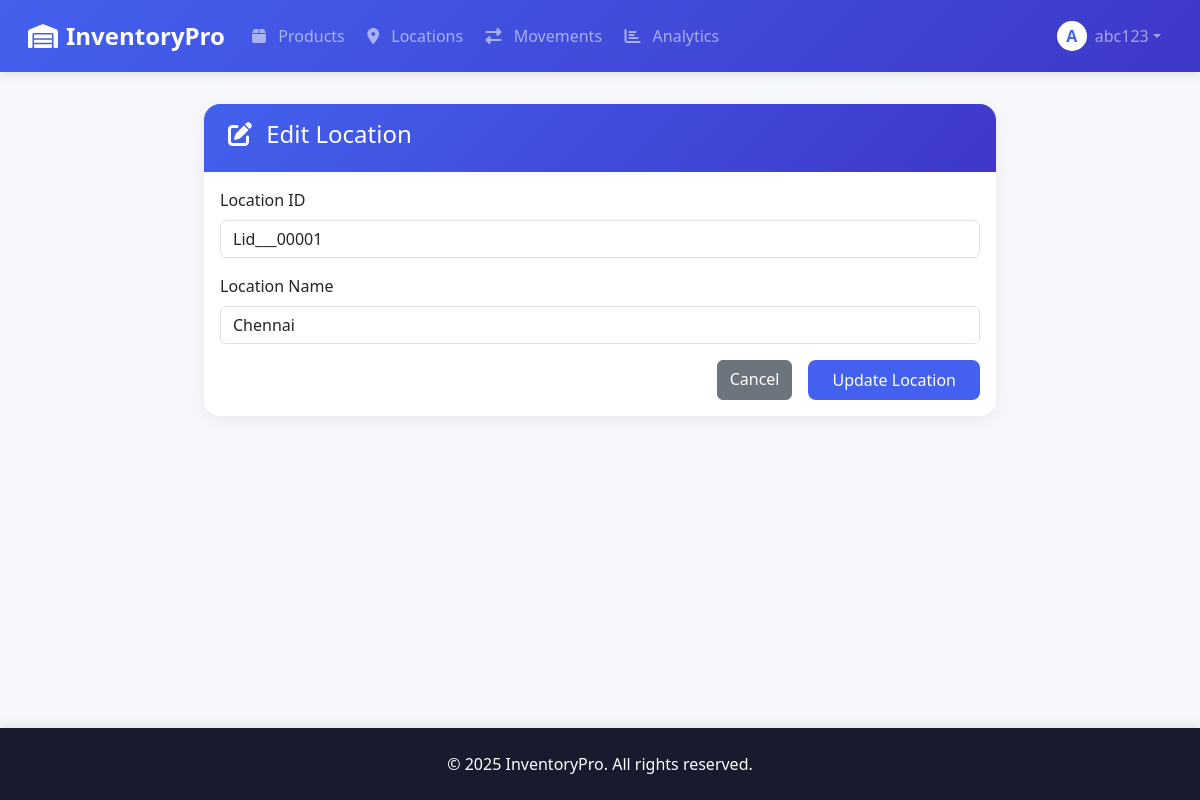
The page /edit_location/Lid___00001 (signed in) on the database its author committed.
### app.py (models this page shows, shortened)
class User(UserMixin, db.Model):
    id = db.Column(db.Integer, primary_key=True)
    username = db.Column(db.String(50), unique=True, nullable=False)
    password_hash = db.Column(db.String(128))
    is_admin = db.Column(db.Boolean, default=False)
    created_at = db.Column(db.DateTime, default=datetime.utcnow)

class Location(db.Model):
    location_id = db.Column(db.String(50), primary_key=True)
    name = db.Column(db.String(100), nullable=False)

### app.py (the view, shortened to what this page needs)
@app.route('/edit_location/<location_id>', methods=['GET', 'POST'])
@login_required
def edit_location(location_id):
    location = Location.query.get_or_404(location_id)
    return render_template('edit_location.html', location=location)

### app.py (called while the page is built)
@login_manager.user_loader
def load_user(user_id):
    return User.query.get(int(user_id))

### templates/edit_location.html
{% extends "base.html" %}
{% block content %}
<div class="row justify-content-center">
    <div class="col-lg-8">
        <div class="card">
            <div class="card-header bg-primary text-white">
                <h4><i class="fas fa-edit me-2"></i> Edit Location</h4>
            </div>
            <div class="card-body">
                <form method="POST" action="{{ url_for('edit_location', location_id=location.location_id) }}">
                    <div class="mb-3">
                        <label for="locationId" class="form-label">Location ID</label>
                        <input type="text" class="form-control" id="locationId" value="{{ location.location_id }}" readonly>
                    </div>
                    <div class="mb-3">
                        <label for="locationName" class="form-label">Location Name</label>
                        <input type="text" class="form-control" id="locationName" name="name" value="{{ location.name }}" required>
                    </div>
                    <div class="d-grid gap-2 d-md-flex justify-content-md-end">
                        <a href="{{ url_for('locations') }}" class="btn btn-secondary me-md-2">Cancel</a>
                        <button type="submit" class="btn btn-primary">Update Location</button>
                    </div>
                </form>
            </div>
        </div>
    </div>
</div>
{% endblock %}

### templates/base.html (shortened to what this page needs)
<!DOCTYPE html>
<html lang="en">
<head>
    <link href="https://cdn.jsdelivr.net/npm/bootstrap@5.3.0/dist/css/bootstrap.min.css" rel="stylesheet">
    <link rel="stylesheet" href="https://cdnjs.cloudflare.com/ajax/libs/font-awesome/6.4.0/css/all.min.css">
    <link rel="stylesheet" href="https://cdnjs.cloudflare.com/ajax/libs/animate.css/4.1.1/animate.min.css">
    <link rel="stylesheet" href="{{ url_for('static', filename='css/style.css') }}">
</head>
<body>
    <nav class="navbar navbar-expand-lg navbar-dark sticky-top">
        <div class="container">
            <a class="navbar-brand" href="{{ url_for('home') }}">
                <i class="fa fa-warehouse me-2"></i> InventoryPro
            </a>
            <div class="collapse navbar-collapse" id="navbarNav">
                <ul class="navbar-nav me-auto">
                    <li class="nav-item"><a class="nav-link" href="{{ url_for('products') }}"><i class="fa fa-box me-2"></i> Products</a></li>
                    <li class="nav-item"><a class="nav-link" href="{{ url_for('locations') }}"><i class="fa fa-map-marker-alt me-2"></i> Locations</a></li>
                    <li class="nav-item"><a class="nav-link" href="{{ url_for('movements') }}"><i class="fa fa-exchange-alt me-2"></i> Movements</a></li>
                    <li class="nav-item"><a class="nav-link" href="{{ url_for('report') }}"><i class="fa fa-chart-bar me-2"></i> Analytics</a></li>
                </ul>
                <ul class="navbar-nav">
                    {% if current_user.is_authenticated %}
                    <li class="nav-item dropdown">
                        <a class="nav-link dropdown-toggle d-flex align-items-center" href="#" id="userDropdown" role="button" data-bs-toggle="dropdown">
                            <div class="avatar me-2">{{ current_user.username[0]|upper }}</div>{{ current_user.username }}
                        </a>
                    </li>
                    {% else %}
                    <li class="nav-item"><a class="nav-link" href="{{ url_for('login') }}"><i class="fa fa-sign-in-alt me-2"></i> Login</a></li>
                    <li class="nav-item"><a class="nav-link btn btn-outline-light ms-2" href="{{ url_for('register') }}"><i class="fa fa-user-plus me-2"></i> Register</a></li>
                    {% endif %}
                </ul>
            </div>
        </div>
    </nav>
    <main class="container-fluid px-0">
        {% block content %}{% endblock %}
    </main>
    <footer class="text-center">
        <div class="container">
            <p class="mb-0">© {{ current_year if current_year else '2025' }} InventoryPro. All rights reserved.</p>
        </div>
    </footer>
</body>
</html>

### static/style.css (style rules this page uses)
:root { --primary-color: #4361ee; --secondary-color: #3f37c9; --accent-color:rgb(185, 240, 76); --dark-color: #1a1a2e; --light-color: #f8f9fa; --success-color: #4bb543; --warning-color: #ffcc00; --danger-color: #f44336; }
body { font-family: 'Segoe UI', Tahoma, Geneva, Verdana, sans-serif; background-color: #f5f7fa; color: #333; min-height: 100vh; display: flex; flex-direction: column; }
.navbar { box-shadow: 0 2px 10px rgba(0, 0, 0, 0.1); background: linear-gradient(135deg, var(--primary-color), var(--secondary-color)); padding: 0.8rem 1rem; }
.navbar-brand { font-weight: 700; font-size: 1.5rem; display: flex; align-items: center; }
.nav-link { font-weight: 500; padding: 0.5rem 1rem; margin: 0 0.2rem; border-radius: 0.5rem; transition: all 0.3s ease; }
main { flex: 1; padding-top: 2rem; padding-bottom: 3rem; }
.container { max-width: 1400px; }
.card { border: none; border-radius: 1rem; box-shadow: 0 5px 15px rgba(0, 0, 0, 0.05); transition: transform 0.3s ease, box-shadow 0.3s ease; margin-bottom: 1.5rem; overflow: hidden; }
.card-header { background: linear-gradient(135deg, var(--primary-color), var(--secondary-color)); color: white; font-weight: 600; padding: 1rem 1.5rem; border-bottom: none; }
.btn-primary { background-color: var(--primary-color); border: none; padding: 0.5rem 1.5rem; border-radius: 0.5rem; font-weight: 500; transition: all 0.3s; }
footer { background-color: var(--dark-color); color: white; padding: 1.5rem 0; margin-top: auto; box-shadow: 0 -2px 10px rgba(0, 0, 0, 0.1); }
.avatar { width: 30px; height: 30px; background-color: #fff; color: var(--primary-color); border-radius: 50%; display: flex; align-items: center; justify-content: center; font-weight: bold; }

### templates/base.html (style rules this page uses)
:root { --primary-color: #4361ee; --secondary-color: #3f37c9; --accent-color: #4cc9f0; --dark-color: #1a1a2e; --light-color: #f8f9fa; --success-color: #4bb543; --warning-color: #ffcc00; --danger-color: #f44336; }
body { font-family: 'Segoe UI', Tahoma, Geneva, Verdana, sans-serif; background-color: #f5f7fa; color: #333; min-height: 100vh; display: flex; flex-direction: column; background-image: url('https://images.unsplash.com/photo-1616485939385-496653f78a95?auto=format&fit=crop&w=2070&q=80'); background-size: cover; background-position: center; background-attachment: fixed; }
.navbar { box-shadow: 0 2px 10px rgba(0, 0, 0, 0.1); background: linear-gradient(135deg, var(--primary-color), var(--secondary-color)); padding: 0.8rem 1rem; }
.navbar-brand { font-weight: 700; font-size: 1.5rem; display: flex; align-items: center; }
.nav-link { font-weight: 500; padding: 0.5rem 1rem; margin: 0 0.2rem; border-radius: 0.5rem; transition: all 0.3s ease; }
.avatar { width: 30px; height: 30px; background-color: #fff; color: var(--primary-color); border-radius: 50%; display: flex; align-items: center; justify-content: center; font-weight: bold; }
main { flex: 1; }
.card { border: none; border-radius: 1rem; box-shadow: 0 5px 15px rgba(0, 0, 0, 0.05); transition: transform 0.3s ease, box-shadow 0.3s ease; }
.btn-primary { background-color: var(--primary-color); border: none; border-radius: 0.5rem; }
footer { background-color: var(--dark-color); color: white; padding: 1.5rem 0; margin-top: auto; box-shadow: 0 -2px 10px rgba(0, 0, 0, 0.1); }

### rows shown on the page
User: username "A", username "abc123"
Location: location_id "Lid___00001", name "Chennai"

### other values the page prints
{{ current_year if current_year else '2025' }} "2025"
